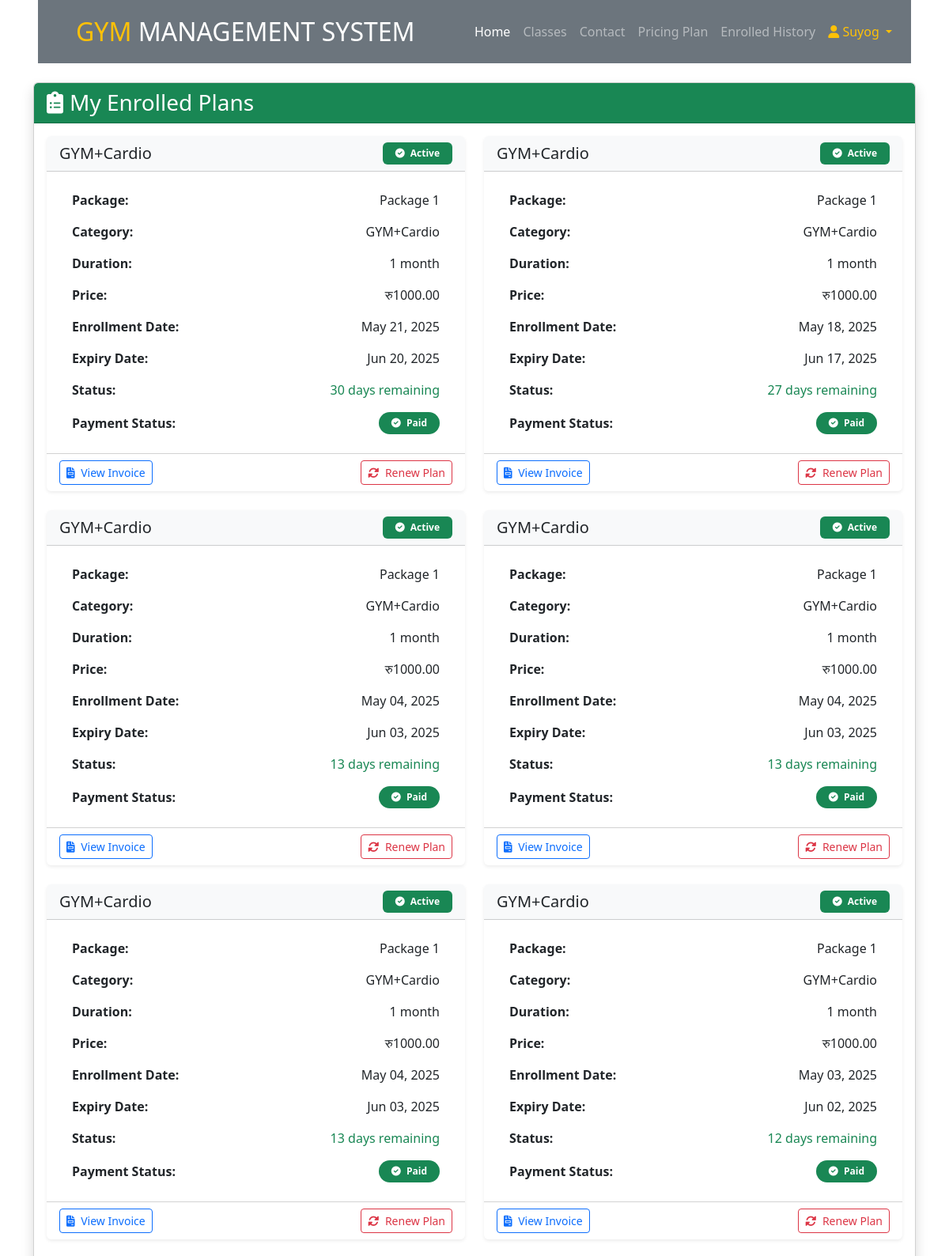
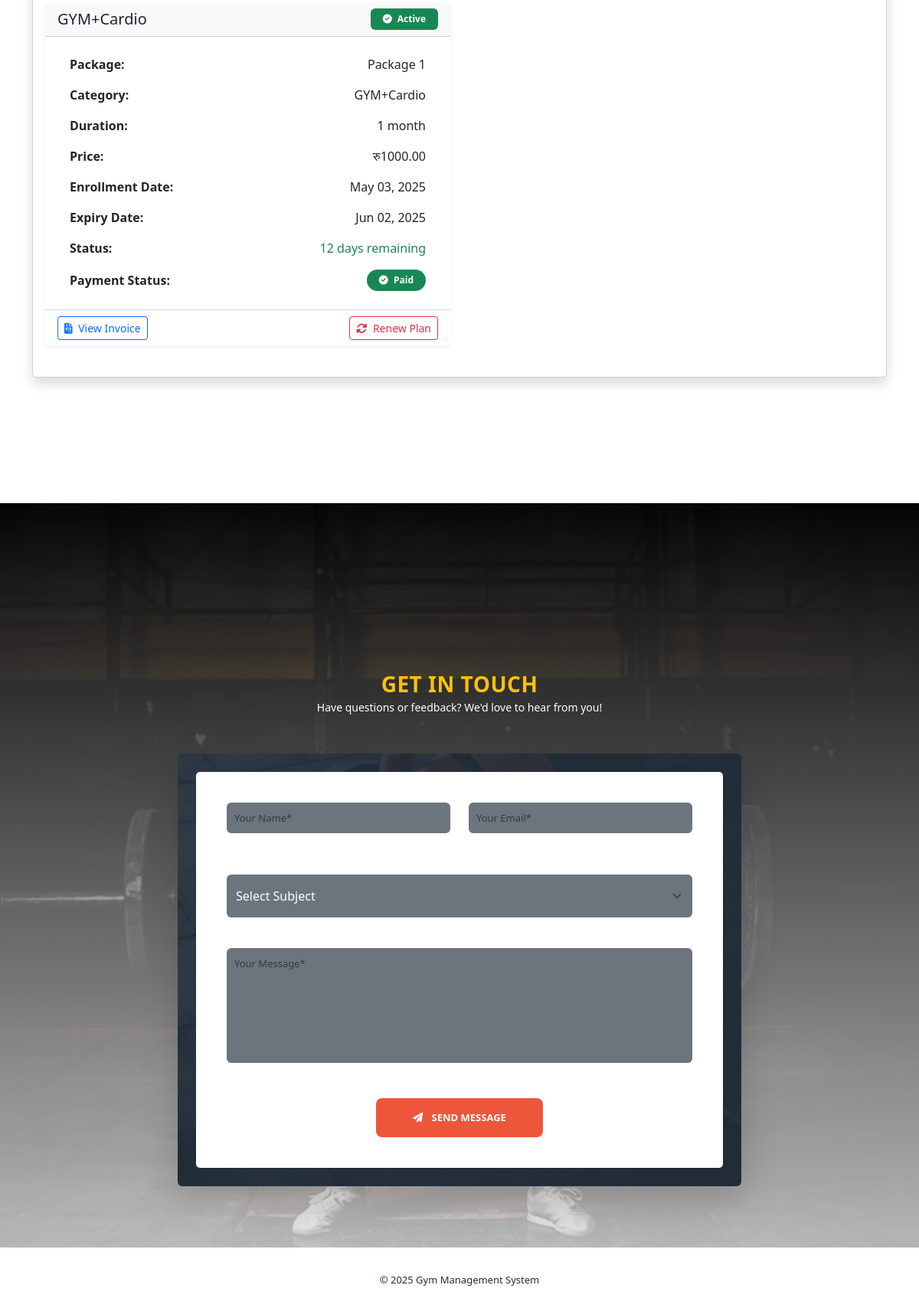
The page /member/enrolled-plans/ (signed in) on the database its author committed (2 pictures, top to bottom).
### app/models.py (models this page shows, shortened)
class Enroll(models.Model):
    STATUS = (
        (1, "Paid"),
        (0, "Unpaid"),
    )
    package = models.ForeignKey(Package, on_delete=models.CASCADE, null=True, blank=True)
    register = models.ForeignKey(Signup, on_delete=models.CASCADE, null=True, blank=True)
    enrollnumber = models.CharField(max_length=100, null=True, blank=True)
    status = models.IntegerField(choices=STATUS, default=1)
    creationdate = models.DateTimeField(auto_now_add=True)

class Package(models.Model):
    category = models.ForeignKey(Category, on_delete=models.CASCADE, null=True)
    packagename = models.ForeignKey(Packagetype, on_delete=models.CASCADE, null=True)
    titlename = models.CharField(max_length=200, null=True)
    packageduration = models.CharField(max_length=50, null=True)
    price = models.DecimalField(max_digits=10, decimal_places=2, null=True)
    description = models.TextField(null=True)
    creationdate = models.DateTimeField(auto_now_add=True)

class Packagetype(models.Model):
    category = models.ForeignKey(Category, on_delete=models.CASCADE, null=True)
    packagename = models.CharField(max_length=200, null=True)
    creationdate = models.DateTimeField(auto_now_add=True)

class Category(models.Model):
    categoryname = models.CharField(max_length=200, null=True)
    status = models.CharField(max_length=300, null=True)
    creationdate = models.DateTimeField(auto_now_add=True)

### app/views.py (the view)
# urls.py: path('member/enrolled-plans/', enrolled_plans, name='enrolled_plans'),
def enrolled_plans(request):
    try:
        member_profile = get_object_or_404(Signup, user=request.user)
        enrolled_plans = Enroll.objects.filter(register=member_profile).select_related(
            'package',
            'package__packagename',
            'package__category'
        ).order_by('-creationdate')
        today = timezone.now().date()
        for enroll in enrolled_plans:
            duration_days = parse_duration(enroll.package.packageduration)
            expiry_date = enroll.creationdate.date() + timedelta(days=duration_days)
            remaining_days = (expiry_date - today).days
            enroll.remaining_days = remaining_days
            enroll.expiry_date = expiry_date
            enroll.duration_display = enroll.package.packageduration
            if remaining_days > 0:
                enroll.plan_status = "Active"
                enroll.status_badge = "bg-success"
                enroll.days_display = f"{remaining_days} day{'s' if remaining_days != 1 else ''} remaining"
            elif remaining_days == 0:
                enroll.plan_status = "Expiring Today"
                enroll.status_badge = "bg-warning"
                enroll.days_display = "Expires today"
            else:
                enroll.plan_status = "Expired"
                enroll.status_badge = "bg-danger"
                enroll.days_display = f"Expired {abs(remaining_days)} day{'s' if abs(remaining_days) != 1 else ''} ago"
            enroll.payment_status = "Paid" if enroll.status == 1 else "Unpaid"
            enroll.payment_status_badge = "bg-success" if enroll.status == 1 else "bg-danger"
        context = {
            'enrolled_plans': enrolled_plans,
            'member': member_profile,
            'today': today
        }
        return render(request, 'enrolled_plans.html', context)
    except Exception as e:
        print(f"Error: {str(e)}")
        return render(request, 'enrolled_plans.html', {'error': str(e)})

### templates/enrolled_plans.html (shortened to what this page needs)
{% extends 'header.html' %}
{% load static %}
{% block main_content %}
<div class="container py-4">
    <div class="row">
        <div class="col-12">
            <div class="card shadow">
                <div class="card-header bg-success text-white">
                    <h3 class="mb-0">
                        <i class="fas fa-clipboard-list me-2"></i>My Enrolled Plans
                    </h3>
                </div>
                <div class="card-body">
                    {% if enrolled_plans %}
                    <div class="row">
                        {% for enroll in enrolled_plans %}
                        <div class="col-md-6 mb-4">
                            <div class="card h-100 border-0 shadow-sm">
                                <div class="card-header bg-light d-flex justify-content-between align-items-center">
                                    <h5 class="mb-0">{{ enroll.package.titlename }}</h5>
                                    <span class="badge {% if enroll.remaining_days > 0 %}bg-success{% else %}bg-secondary{% endif %} py-2 px-3">
                                        {% if enroll.remaining_days > 0 %}
                                            <i class="fas fa-check-circle me-1"></i> Active
                                        {% else %}
                                            <i class="fas fa-times-circle me-1"></i> Inactive
                                        {% endif %}
                                    </span>
                                </div>
                                <div class="card-body">
                                    <ul class="list-group list-group-flush">
                                        <li class="list-group-item d-flex justify-content-between">
                                            <span><strong>Package:</strong></span>
                                            <span>{{ enroll.package.packagename.packagename }}</span>
                                        </li>
                                        <li class="list-group-item d-flex justify-content-between">
                                            <span><strong>Category:</strong></span>
                                            <span>{{ enroll.package.category.categoryname }}</span>
                                        </li>
                                        <li class="list-group-item d-flex justify-content-between">
                                            <span><strong>Duration:</strong></span>
                                            <span>{{ enroll.duration_display }}</span>
                                        </li>
                                        <li class="list-group-item d-flex justify-content-between">
                                            <span><strong>Price:</strong></span>
                                            <span>रु{{ enroll.package.price }}</span>
                                        </li>
                                        <li class="list-group-item d-flex justify-content-between">
                                            <span><strong>Enrollment Date:</strong></span>
                                            <span>{{ enroll.creationdate|date:"M d, Y" }}</span>
                                        </li>
                                        <li class="list-group-item d-flex justify-content-between">
                                            <span><strong>Expiry Date:</strong></span>
                                            <span>{{ enroll.expiry_date|date:"M d, Y" }}</span>
                                        </li>
                                        <li class="list-group-item d-flex justify-content-between">
                                            <span><strong>Status:</strong></span>
                                            <span class="{% if enroll.remaining_days < 0 %}text-danger{% elif enroll.remaining_days <= 7 %}text-warning{% else %}text-success{% endif %}">
                                                {{ enroll.days_display }}
                                            </span>
                                        </li>
                                        <li class="list-group-item d-flex justify-content-between align-items-center">
                                            <span><strong>Payment Status:</strong></span>
                                            <span class="badge {% if enroll.status == 1 %}bg-success{% else %}bg-danger{% endif %} rounded-pill py-2 px-3">
                                                <i class="fas {% if enroll.status == 1 %}fa-check-circle{% else %}fa-times-circle{% endif %} me-1"></i>
                                                {{ enroll.get_status_display }}
                                            </span>
                                        </li>
                                    </ul>
                                </div>
                                <div class="card-footer bg-white d-flex justify-content-between">
                                    <a href="{% url 'view_invoice' enroll.id %}" class="btn btn-sm btn-outline-primary">
                                        <i class="fas fa-file-invoice me-1"></i> View Invoice
                                    </a>
                                    {% if enroll.status == "Active" %}
                                    <a href="#" class="btn btn-sm btn-success">
                                        <i class="fas fa-calendar-check me-1"></i> Schedule Session
                                    </a>
                                    {% else %}
                                    <a href="{% url 'renew_plan' enroll.id %}" class="btn btn-sm btn-outline-danger">
                                        <i class="fas fa-sync-alt me-1"></i> Renew Plan
                                    </a>
                                    {% endif %}
                                </div>
                            </div>
                        </div>
                        {% endfor %}
                    </div>
                    {% else %}
                    <div class="alert alert-warning">
                        <i class="fas fa-exclamation-triangle me-2"></i>
                        You don't have any active plans. Please enroll in a package to get started.
                    </div>
                    {% endif %}
                </div>
            </div>
        </div>
    </div>
</div>
{% endblock %}

### templates/header.html (shortened to what this page needs)
{% load static %}
<!DOCTYPE html>
<html lang="en">
<head>
    <link rel="stylesheet" href="{% static 'assets/css/bootstrap.min.css' %}">
    <link rel="stylesheet" href="{% static 'assets/css/font-awesome.css' %}">
    <link rel="stylesheet" href="{% static 'assets/css/templatemo-training-studio.css' %}">
    <link href="https://cdn.jsdelivr.net/npm/bootstrap@5.3.0/dist/css/bootstrap.min.css" rel="stylesheet">
    <link rel="stylesheet" href="https://cdnjs.cloudflare.com/ajax/libs/font-awesome/6.0.0/css/all.min.css" />
</head>
<body>
<div class="container-fluid position-relative nav-bar p-0">
    <div class="position-relative px-lg-5" style="z-index: 9;">
        <nav class="navbar navbar-expand-lg bg-secondary navbar-dark py-3 py-lg-3 pl-3 pl-lg-5">
            <a href="/" class="navbar-brand">
                <h2 class="text-uppercase text-warning mb-0">Gym <span class="text-white">Management System</span></h2>
            </a>
            <div class="collapse navbar-collapse justify-content-between px-3" id="navbarCollapse">
                <ul class="navbar-nav ml-auto py-0">
                    <li class="nav-item"><a href="/" class="nav-link active">Home</a></li>
                    <li class="nav-item"><a href="#our-classes" class="nav-link">Classes</a></li>
                    <li class="nav-item"><a href="#contact-us" class="nav-link">Contact</a></li>
                    {% if request.user.is_authenticated %}
                    <li class="nav-item"><a href="#trainers" class="nav-link">Pricing Plan</a></li>
                    <li class="nav-item"><a href="/enrolled_history/" class="nav-link">Enrolled History</a></li>
                        <li class="nav-item dropdown">
                            <span class="nav-link dropdown-toggle text-warning" >
                                <i class="fa fa-user"></i> {{ request.user.first_name }}
                            </span>
                        </li>
                    {% else %}
                        <li class="nav-item"><a href="/login" class="nav-link">Login</a></li>
                    {% endif %}
                </ul>
            </div>
        </nav>
    </div>
</div>
<div class="main">
    {% block main_content %}
    {% endblock %}
</div>
{% if request.user.is_authenticated %}
<section class="section" id="contact-us">
    <div class="container">
        <div class="row justify-content-center">
            <div class="col-lg-8">
                <div class="section-heading text-center mb-5">
                    <h2 class="text-warning">Get In Touch</h2>
                    <p class="text-white">Have questions or feedback? We'd love to hear from you!</p>
                </div>
                <div class="contact-form bg-dark p-4 rounded shadow-lg">
                    <form id="contact" action="{% url 'contact_form' %}" method="post">
                        <div class="row">
                            <div class="col-md-6 mb-4">
                                <div class="form-group">
                                    <input name="name" type="text" id="name" class="form-control bg-secondary text-white border-0 py-3"
                                           placeholder="Your Name*" required>
                                </div>
                            </div>
                            <div class="col-md-6 mb-4">
                                <div class="form-group">
                                    <input name="email" type="email" id="email" class="form-control bg-secondary text-white border-0 py-3"
                                           placeholder="Your Email*" required>
                                </div>
                            </div>
                            <div class="col-12 mb-4">
                                <div class="form-group">
                                    <select name="subject" class="form-select bg-secondary text-white border-0 py-3" required>
                                        <option value="" disabled selected>Select Subject</option>
                                    </select>
                                </div>
                            </div>
                            <div class="col-12 mb-4">
                                <div class="form-group">
                                    <textarea name="message" rows="6" id="message"
                                              class="form-control bg-secondary text-white border-0"
                                              placeholder="Your Message*" required></textarea>
                                </div>
                            </div>
                            <div class="col-12 text-center">
                                <button type="submit" id="form-submit"
                                        class="btn btn-warning btn-lg px-5 py-3 text-uppercase font-weight-bold">
                                    <i class="fas fa-paper-plane me-2"></i> Send Message
                                </button>
                            </div>
                        </div>
                    </form>
                </div>
            </div>
        </div>
    </div>
</section>
{% endif %}
<footer>
    <div class="container text-center">
        <p>© <script>document.write(new Date().getFullYear());</script> Gym Management System</p>
    </div>
</footer>
   <div aria-live="polite" aria-atomic="true" class="position-fixed top-50 start-50 translate-middle p-3" style="z-index: 1080;">
</div>
<link href="https://cdn.jsdelivr.net/npm/bootstrap@5.3.3/dist/css/bootstrap.min.css" rel="stylesheet">
</body>
</html>

### rows shown on the page
Enroll: package.titlename "GYM+Cardio", shows "Active", package.packagename.packagename "Package 1", package.category.categoryname "GYM+Cardio", duration_display "1 month", package.price "1000.00", creationdate "May 21, 2025", expiry_date "Jun 20, 2025", days_display "30 days remaining", status "Paid", shows "Renew Plan"
Enroll: package.titlename "GYM+Cardio", shows "Active", package.packagename.packagename "Package 1", package.category.categoryname "GYM+Cardio", duration_display "1 month", package.price "1000.00", creationdate "May 18, 2025", expiry_date "Jun 17, 2025", days_display "27 days remaining", status "Paid", shows "Renew Plan"
Enroll: package.titlename "GYM+Cardio", shows "Active", package.packagename.packagename "Package 1", package.category.categoryname "GYM+Cardio", duration_display "1 month", package.price "1000.00", creationdate "May 04, 2025", expiry_date "Jun 03, 2025", days_display "13 days remaining", status "Paid", shows "Renew Plan"
Enroll: package.titlename "GYM+Cardio", shows "Active", package.packagename.packagename "Package 1", package.category.categoryname "GYM+Cardio", duration_display "1 month", package.price "1000.00", creationdate "May 04, 2025", expiry_date "Jun 03, 2025", days_display "13 days remaining", status "Paid", shows "Renew Plan"
Enroll: package.titlename "GYM+Cardio", shows "Active", package.packagename.packagename "Package 1", package.category.categoryname "GYM+Cardio", duration_display "1 month", package.price "1000.00", creationdate "May 04, 2025", expiry_date "Jun 03, 2025", days_display "13 days remaining", status "Paid", shows "Renew Plan"
Enroll: package.titlename "GYM+Cardio", shows "Active", package.packagename.packagename "Package 1", package.category.categoryname "GYM+Cardio", duration_display "1 month", package.price "1000.00", creationdate "May 03, 2025", expiry_date "Jun 02, 2025", days_display "12 days remaining", status "Paid", shows "Renew Plan"
Enroll: package.titlename "GYM+Cardio", shows "Active", package.packagename.packagename "Package 1", package.category.categoryname "GYM+Cardio", duration_display "1 month", package.price "1000.00", creationdate "May 03, 2025", expiry_date "Jun 02, 2025", days_display "12 days remaining", status "Paid", shows "Renew Plan"

### other values the page prints
{{ request.user.first_name }} "Suyog"
